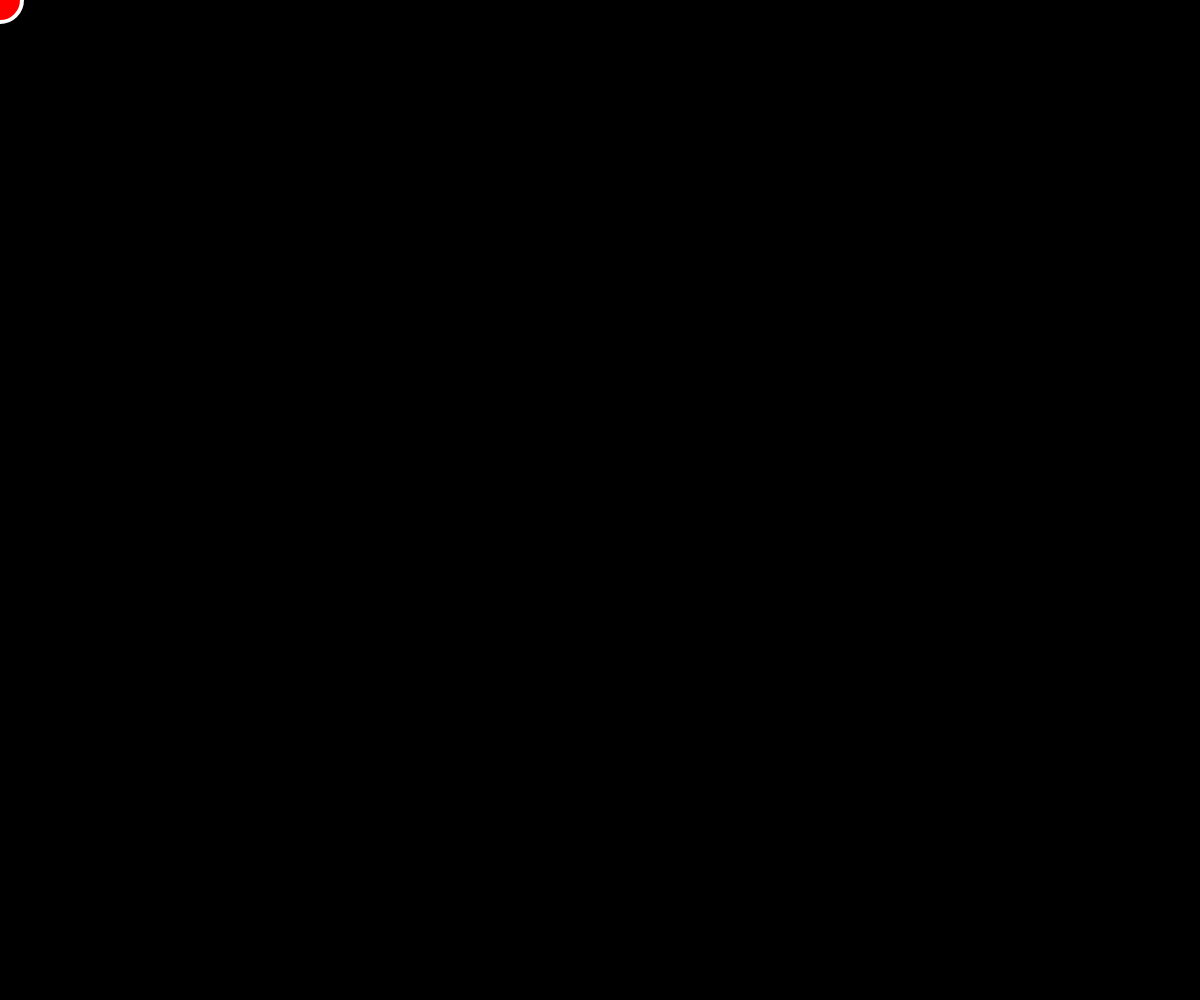
Frame 1 (no input)
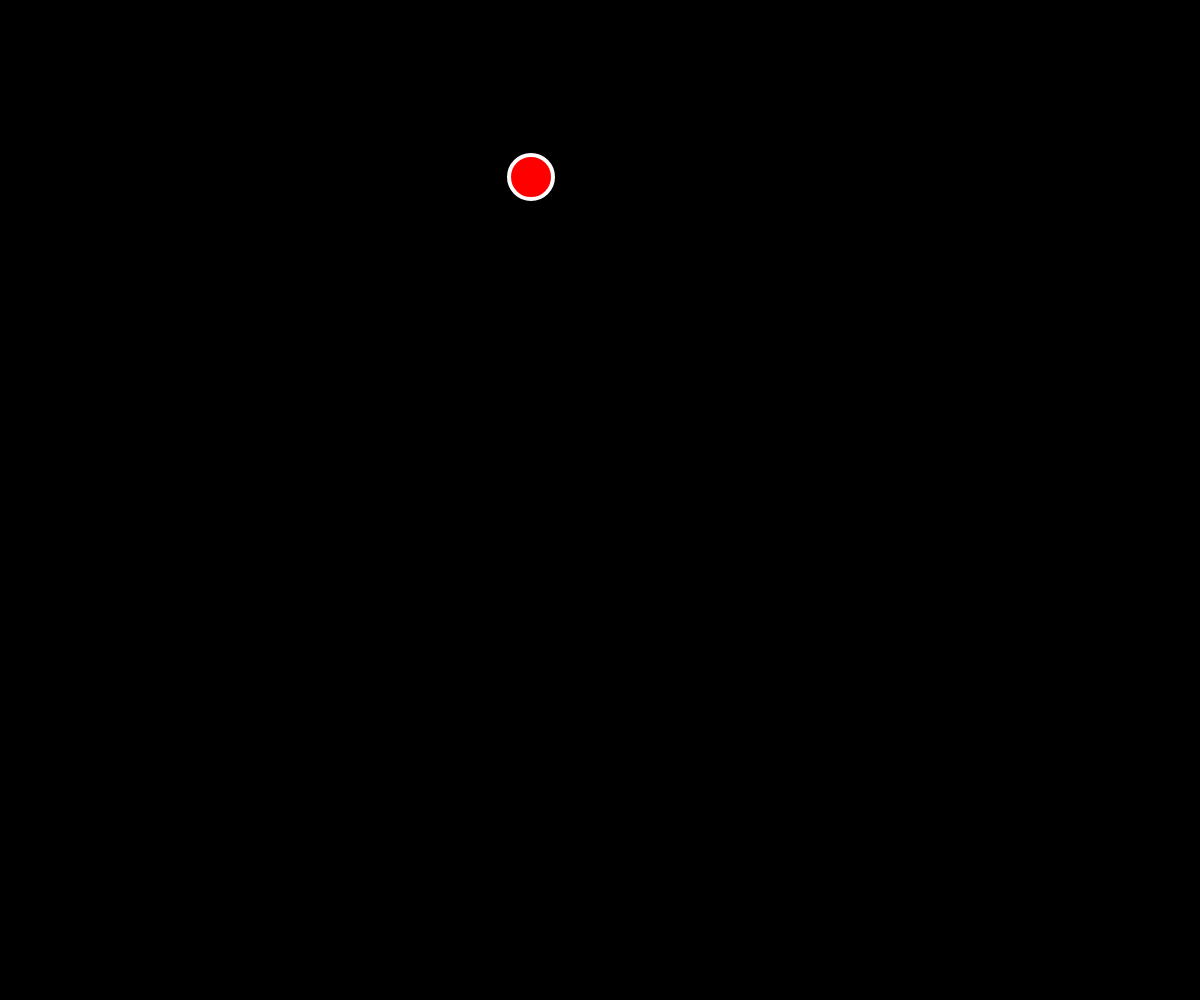
Frame 60 (no input)
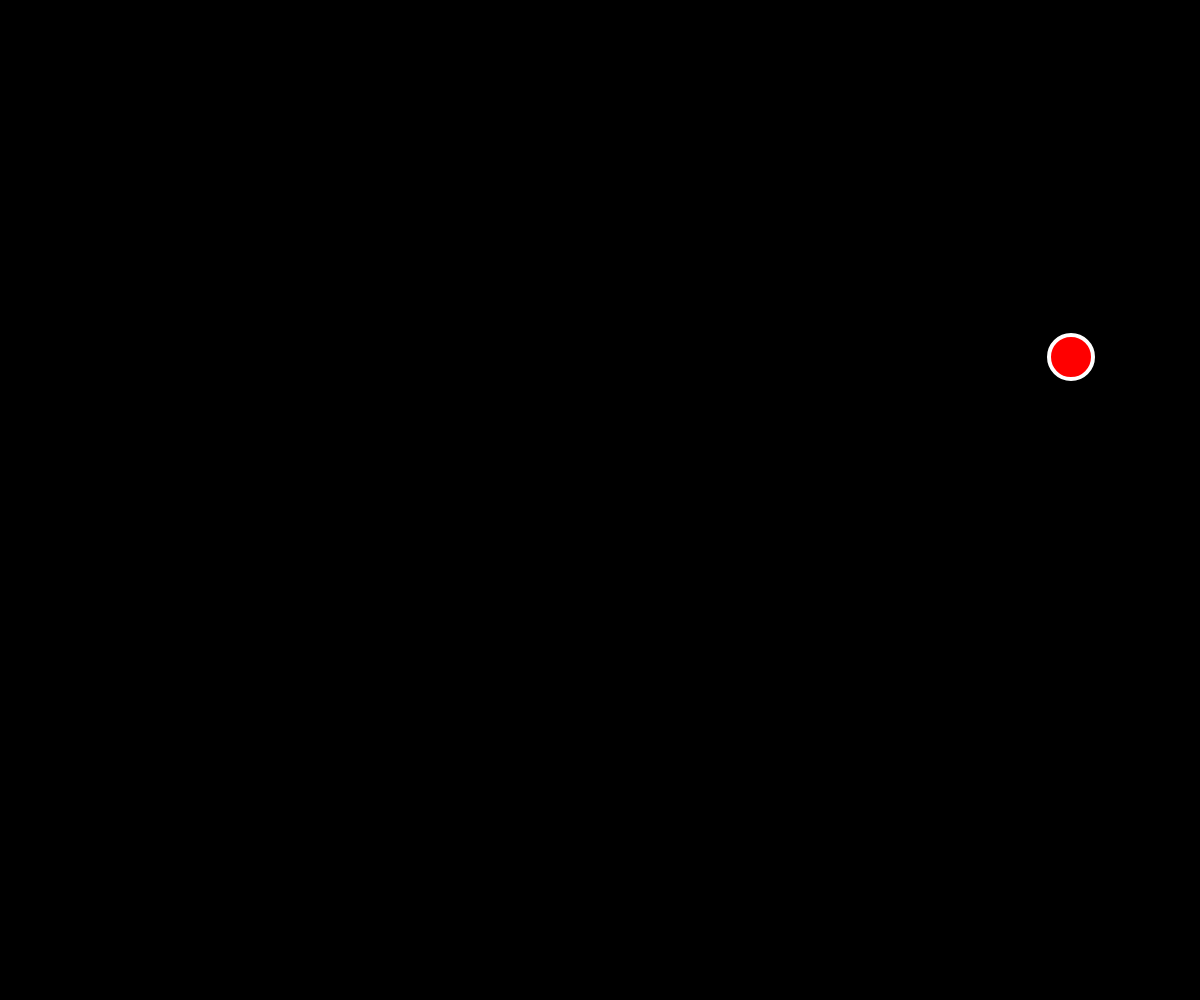
Frame 120 (the mouse pressed at the canvas centre since frame 60)

The p5.js sketch that drew these frames (run headless with seeded random() and noise() and a simulated clock; from frame 60 on, the mouse is pressed at the canvas centre):

// p5.js sketch
// ── sketch.js
let ball = {
  x: 0,
  y: 0,
  xspeed: 9,
  yspeed: 3
}

function setup() {
  createCanvas(windowWidth, windowHeight);
}

function draw() {
  background(0);
  display();
  speed();
  move();
}

function display() {
  stroke(255);
  strokeWeight(4);
  fill(255, 0, 0);
  ellipse(ball.x, ball.y, 44, 44);
}



function speed() {
  ball.x = ball.x + ball.xspeed;
  ball.y = ball.y + ball.yspeed;
}

function move() {
  if (ball.x > width || ball.x < 0) {
    ball.xspeed = ball.xspeed * -1;
  }

  if (ball.y > height || ball.y < 0) {
    ball.yspeed = ball.yspeed * -1;
  }

}
